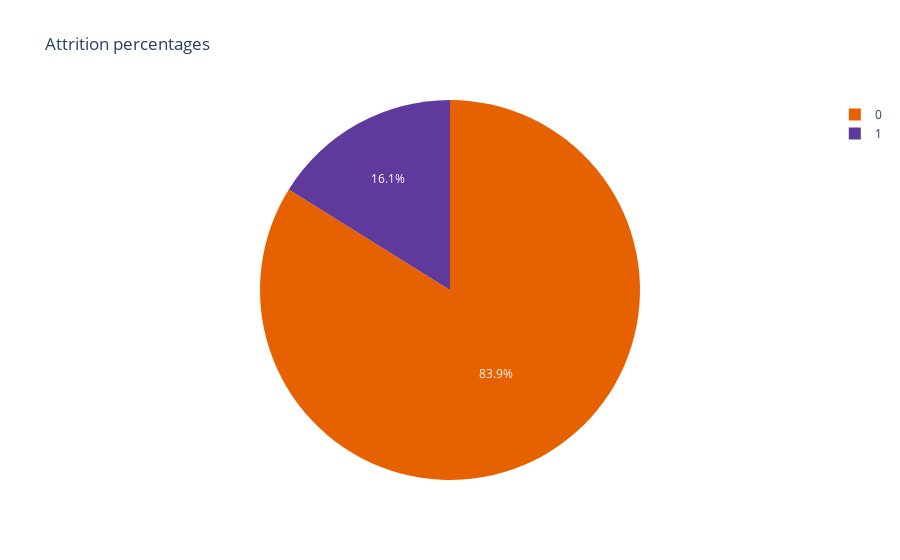

This figure's notebook cell:
### Markdown cell above
**3. Upsampling the data**

### Code cell
from sklearn.utils import resample
import matplotlib.pyplot as plt
import plotly.express as px
fig = px.pie(df, names='Attrition', title='Attrition percentages',color_discrete_sequence=['#E66100','#5D3A9B'])
fig.show()

### Figure 1 — Plotly figure (JSON) as saved in the notebook; plotly's stock layout.template omitted (floating-point values rounded to 4 significant figures; data arrays with more than 128 entries replaced by an {"elided": "..."} marker saying what was removed)
{"data": [{"domain": {"x": [0, 1], "y": [0, 1]}, "hovertemplate": "Attrition=%{label}<extra></extra>", "labels": {"elided": "1470 int values"}, "legendgroup": "", "name": "", "showlegend": true, "type": "pie"}], "layout": {"legend": {"tracegroupgap": 0}, "piecolorway": ["#E66100", "#5D3A9B"], "title": {"text": "Attrition percentages"}}}
